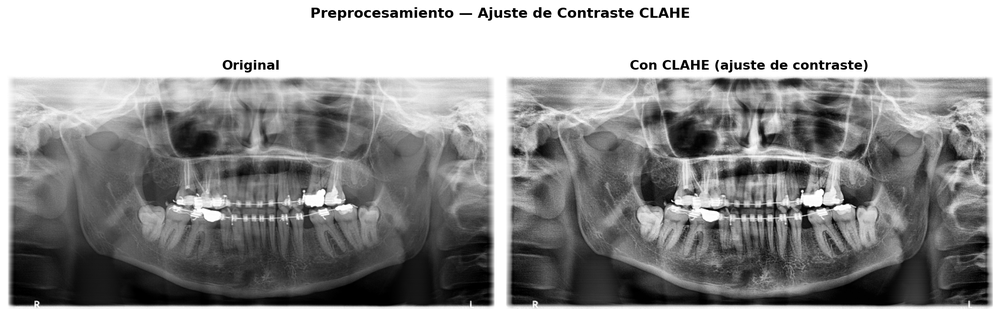
#> input picture evidencias/evidencia_clahe.png, 1000 x 316 px, shrunk from 2085 x 658 before the run
$ python evidencia4.py -i evidencia_clahe.png
#> lines starting #> are read from the running program, lines starting #| are printed output that depends on the picture
import argparse
import os
import sys

import cv2
import matplotlib.pyplot as plt


DEFAULT_IMG = "api_ia_sonrie/dataset/raw/training_data/quadrant-enumeration-disease/xrays/train_1.png"


def main(img_path: str, out_path: str):
#> called with img_path = 'evidencia_clahe.png', out_path = 'evidencias/evidencia_clahe.png'
	if not os.path.exists(img_path):
		print(f"Error: imagen no encontrada en: {img_path}")
		sys.exit(1)

	img_color = cv2.imread(img_path)
#> img_color is the input picture: shape (316, 1000, 3); min 0, max 255, mean 150.5
	if img_color is None:
		print(f"Error: OpenCV no pudo leer la imagen: {img_path}")
		sys.exit(1)

	img_gray = cv2.cvtColor(img_color, cv2.COLOR_BGR2GRAY)

	# Aplicar CLAHE para mejorar contraste local
	clahe = cv2.createCLAHE(clipLimit=2.0, tileGridSize=(8, 8))
	img_clahe = clahe.apply(img_gray)
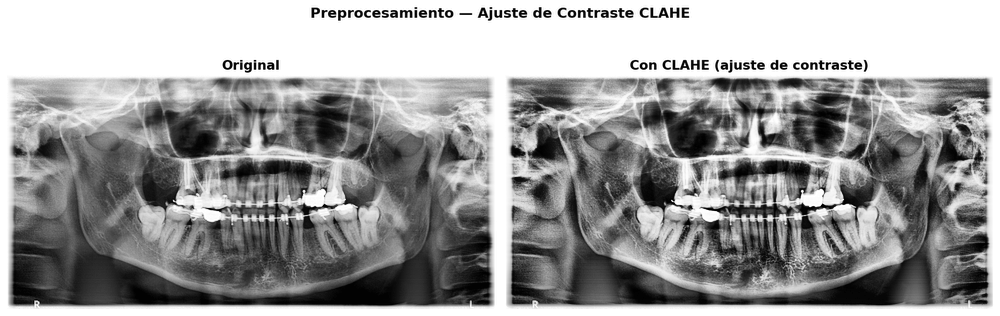
#> img_clahe: shape (316, 1000); min 0, max 255, mean 155.8

	fig, axes = plt.subplots(1, 2, figsize=(14, 5))
	axes[0].imshow(img_gray, cmap='gray')
	axes[0].set_title('Original', fontsize=13, fontweight='bold')
	axes[0].axis('off')

	axes[1].imshow(img_clahe, cmap='gray')
	axes[1].set_title('Con CLAHE (ajuste de contraste)', fontsize=13, fontweight='bold')
	axes[1].axis('off')

	plt.suptitle('Preprocesamiento — Ajuste de Contraste CLAHE', fontsize=14, fontweight='bold')
	plt.tight_layout()

	os.makedirs(os.path.dirname(out_path) or '.', exist_ok=True)
	plt.savefig(out_path, dpi=150, bbox_inches='tight')
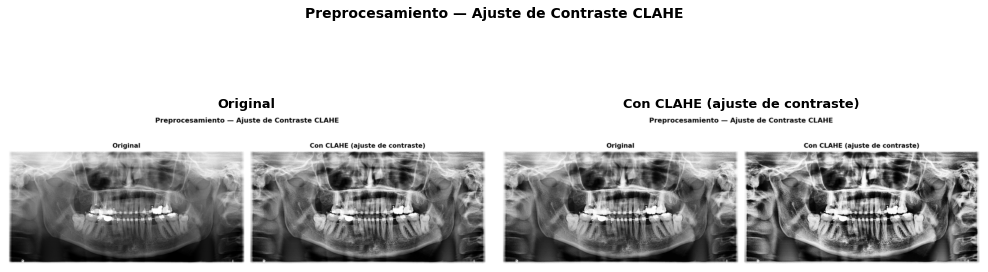
#> figure drawn by matplotlib, 2 panels
	print(f'Gráfica guardada en: {out_path}')
	plt.show()


if __name__ == '__main__':
	parser = argparse.ArgumentParser(description='Aplica CLAHE a una radiografía y compara antes/después')
	parser.add_argument('--img', '-i', default=DEFAULT_IMG, help='Ruta de la imagen de entrada')
	parser.add_argument('--out', '-o', default='evidencias/evidencia_clahe.png', help='Ruta de salida para la figura')
	args = parser.parse_args()
	main(args.img, args.out)

$ run again, with evidencias/evidencia_filtro_gaussiano.png copied over evidencias/evidencia_clahe.png
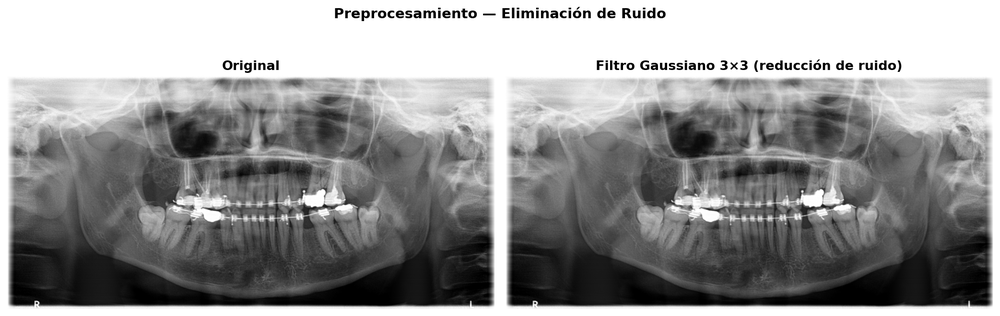
#> input picture evidencias/evidencia_filtro_gaussiano.png, 1000 x 316 px, shrunk from 2085 x 659 before the run
#> in main, img_color is the input picture: shape (316, 1000, 3); min 0, max 255, mean 148.9
#> in main, `img_clahe = clahe.apply(img_gray)`:
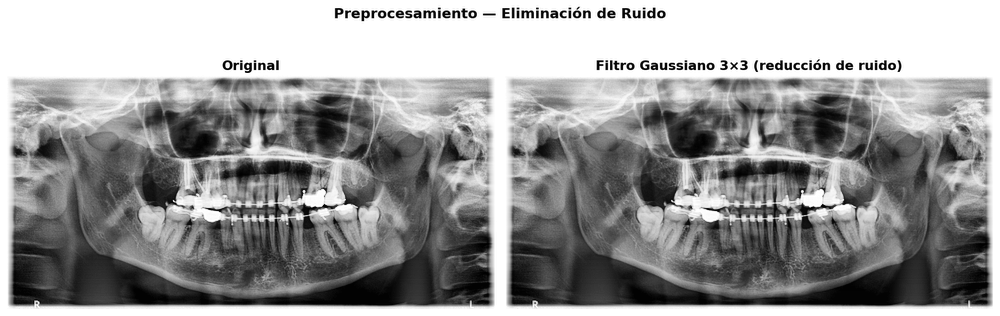
#> img_clahe: shape (316, 1000); min 0, max 255, mean 153.7
#> in main, `plt.savefig(out_path, dpi=150, bbox_inches='tight')`:
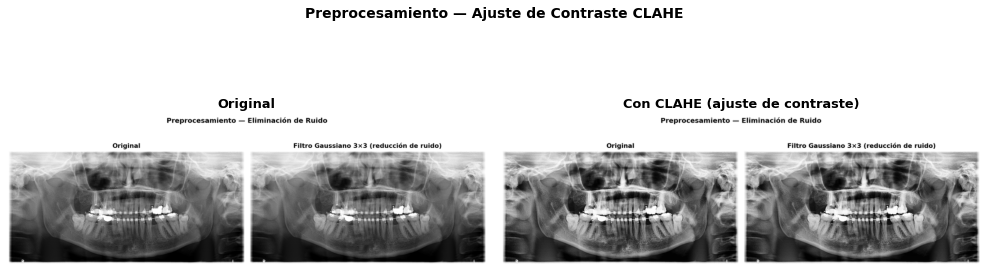
#> figure drawn by matplotlib, 2 panels

$ run again, with evidencias/evidencia_normalizacion.png copied over evidencias/evidencia_clahe.png
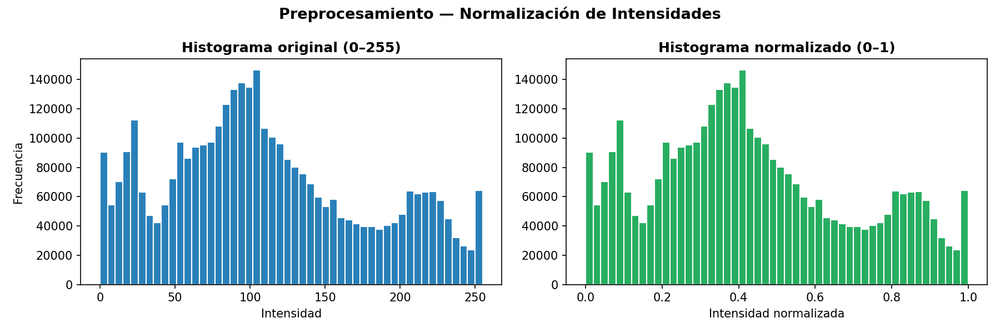
#> input picture evidencias/evidencia_normalizacion.png, 1000 x 333 px, shrunk from 1800 x 600 before the run
#> in main, img_color is the input picture: shape (333, 1000, 3); mean B, G, R 224, 226.2, 203.4
#> in main, `img_gray = cv2.cvtColor(img_color, cv2.COLOR_BGR2GRAY)`:
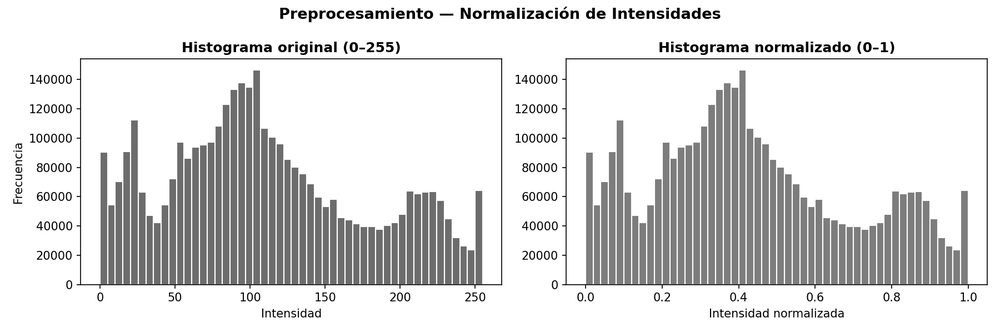
#> img_gray: shape (333, 1000); min 0, max 255, mean 219.1
#> in main, `plt.savefig(out_path, dpi=150, bbox_inches='tight')`:
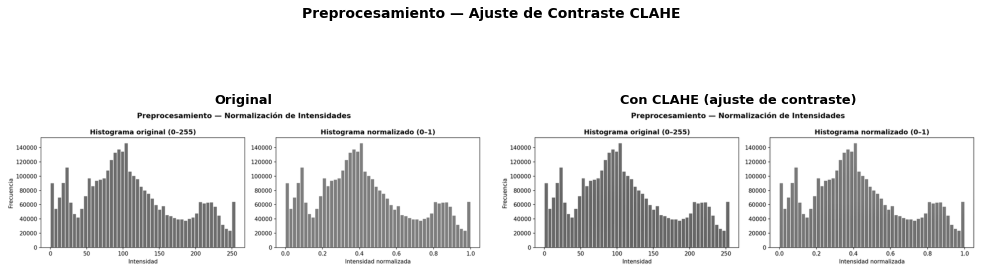
#> figure drawn by matplotlib, 2 panels
